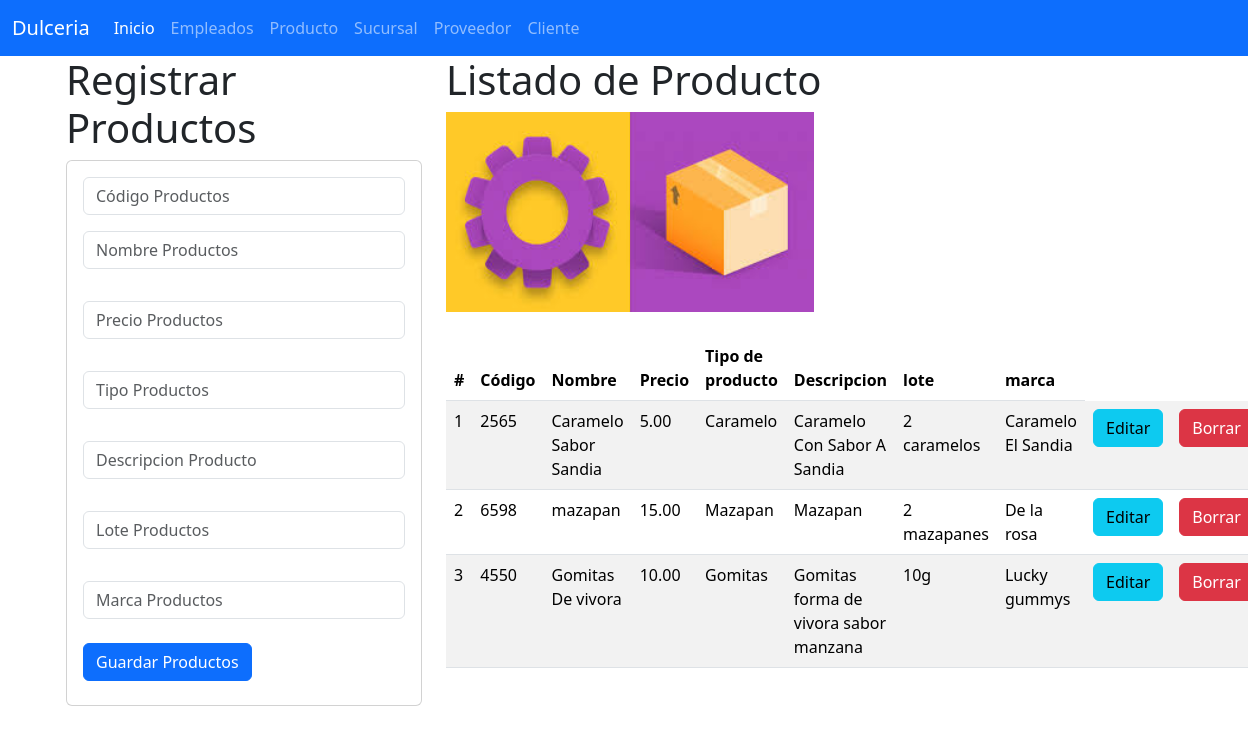
Screenshot of /Producto with the database file from the repository.
### Producto_app/models.py (models this page shows, shortened)
class Producto(models.Model):
    codigo=models.CharField(primary_key=True,max_length=6)
    nombre=models.CharField(max_length=100)
    precio=models.CharField(max_length=100)
    tipoprod=models.CharField(max_length=100)
    descripcion=models.CharField(max_length=100)
    lote=models.CharField(max_length=100)
    marca=models.CharField(max_length=100)

### Producto_app/views.py (the view)
# urls.py: path("Producto",views.inicio_vista, name="Producto"),
def inicio_vista(request):
    losproductos=Producto.objects.all()
    return render(request,"gestionarProducto.html",{"misproductos":losproductos})

### Producto_app/templates/gestionarProducto.html (shortened to what this page needs)
{% extends "base.html" %}
{% block cuerpo %}
{% load static %}
<div class="row">
  <div class="col-sm-12 col-md-4 col-lg-4 xl-4">
    <h1>Registrar Productos</h1>
    <div class="card">
      <div class="card-body">
        <form action="registrarProducto/" method="POST">
          <div class="form-group">
            <input type="text" id="txtcodigo" name="txtcodigo" class="form-control"
            placeholder="Código Productos" minlength="1" maxlength="6" required>
          </div>
          <div class="form-group py-3">
            <input type="text" id="txtnombre" name="txtnombre" class="form-control"
            placeholder="Nombre Productos" maxlength="100" required>
          </div>
          <div class="form-group py-3">
            <input type="text" id="txtprecio" name="txtprecio" class="form-control"
            placeholder="Precio Productos" maxlength="100" required>
          </div>
          <div class="form-group py-3">
            <input type="text" id="txtprod" name="txtprod" class="form-control"
            placeholder="Tipo Productos" maxlength="100" required>
          </div>
          <div class="form-group py-3">
            <input type="text" id="txtdescripcion" name="txtdescripcion" class="form-control"
            placeholder="Descripcion Producto" maxlength="100" required>
          </div>
          <div class="form-group py-3">
            <input type="text" id="txtlote" name="txtlote" class="form-control"
            placeholder="Lote Productos" maxlength="100" required>
          </div>
          <div class="form-group py-3">
            <input type="text" id="txtmarca" name="txtmarca" class="form-control"
            placeholder="Marca Productos" maxlength="100" required>
          </div>
          <div class="form-group py-2">
            <button type="submit" class="btn btn-primary">Guardar Productos</button>
          </div>
        </form>
      </div>
    </div>
  </div>
  <div class="col-sm-12 col-md-8 col-lg-8 xl-8">
    <h1>Listado de Producto</h1>
    <img class="w-50" src="{% static "img/Producto.jpg" %}" alt="miguel" width="100" height="200"/>
    <br>
    <br>
    <table class="table table-striped">
      <thead>
        <tr>
          <th scope="col">#</th>
          <th scope="col">Código</th>
          <th scope="col">Nombre</th>
          <th scope="col">Precio</th>
          <th scope="col">Tipo de producto</th>
          <th scope="col">Descripcion</th>
          <th scope="col">lote</th>
          <th scope="col">marca</th>
        </tr>
      </thead>
      <tbody>
        {% for m in misproductos %}
        <tr>
          <td>{{ forloop.counter }}</td>
          <td>{{ m.codigo }}</td>
          <td>{{ m.nombre }}</td>
          <td>{{ m.precio }}</td>
          <td>{{ m.tipoprod }}</td>
          <td>{{ m.descripcion}}</td>
          <td>{{ m.lote}}</td>
          <td>{{ m.marca}}</td>
          <td><a href="seleccionarProducto/{{ m.codigo }}" class="btn btn-info">Editar</a></td>
          <td><a href="borrarProducto/{{ m.codigo }}" class="btn btn-danger">Borrar</a></td>
        </tr>
        {% endfor %}
      </tbody>
    </table>
  </div>
</div>
{% endblock %}

### rows the page displays
Producto: codigo "2565", nombre "Caramelo Sabor Sandia", precio "5.00", tipoprod "Caramelo", descripcion "Caramelo Con Sabor A Sandia", lote "2 caramelos", marca "Caramelo El Sandia"
Producto: codigo "6598", nombre "mazapan", precio "15.00", tipoprod "Mazapan", descripcion "Mazapan", lote "2 mazapanes", marca "De la rosa"
Producto: codigo "4550", nombre "Gomitas De vivora", precio "10.00", tipoprod "Gomitas", descripcion "Gomitas forma de vivora sabor manzana", lote "10g", marca "Lucky gummys"
